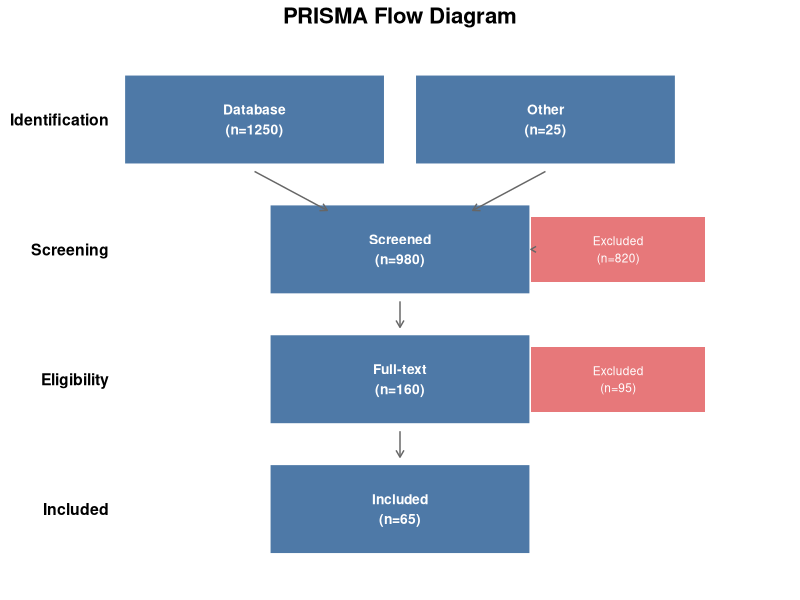
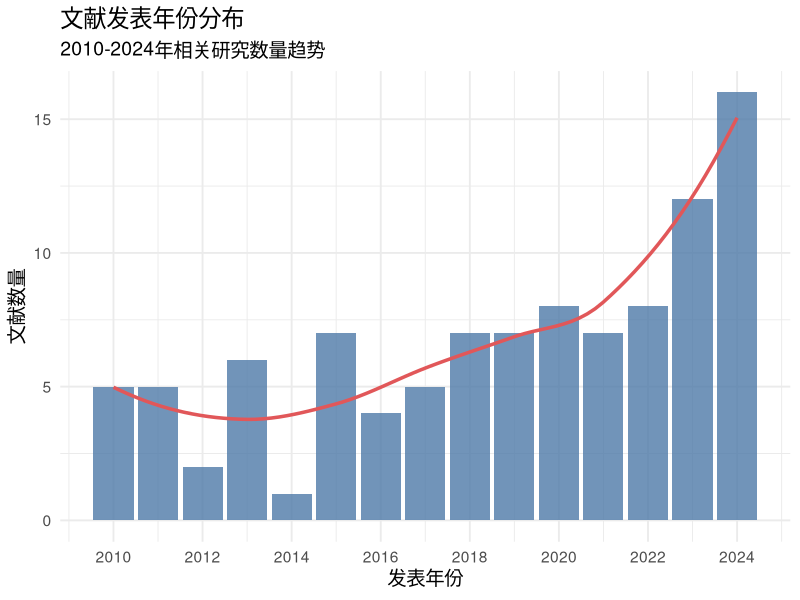
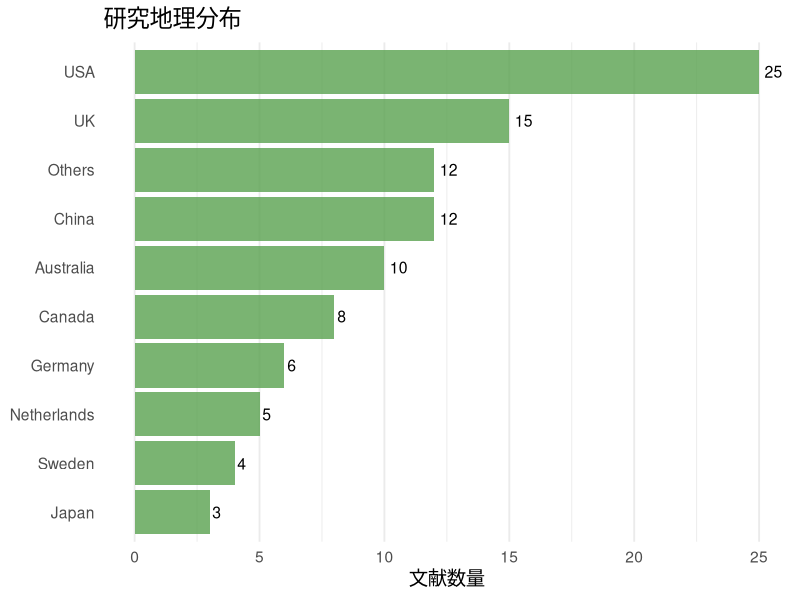
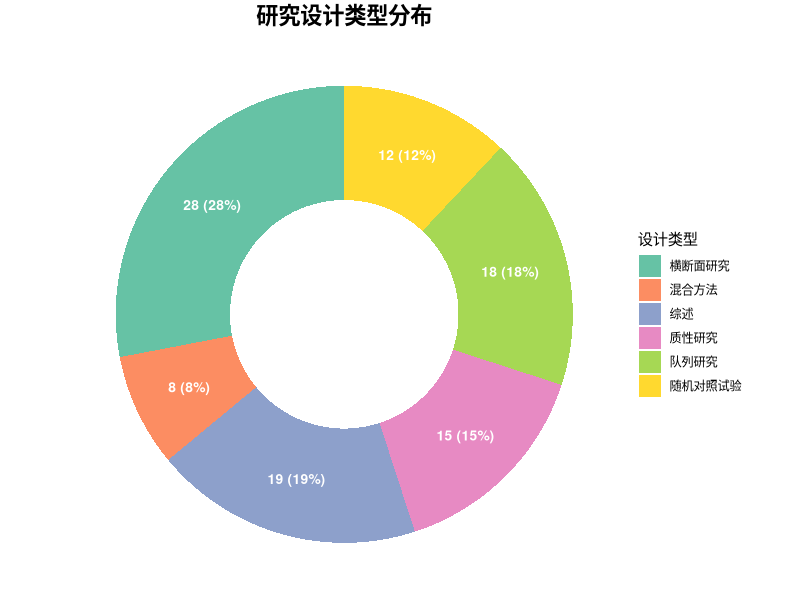
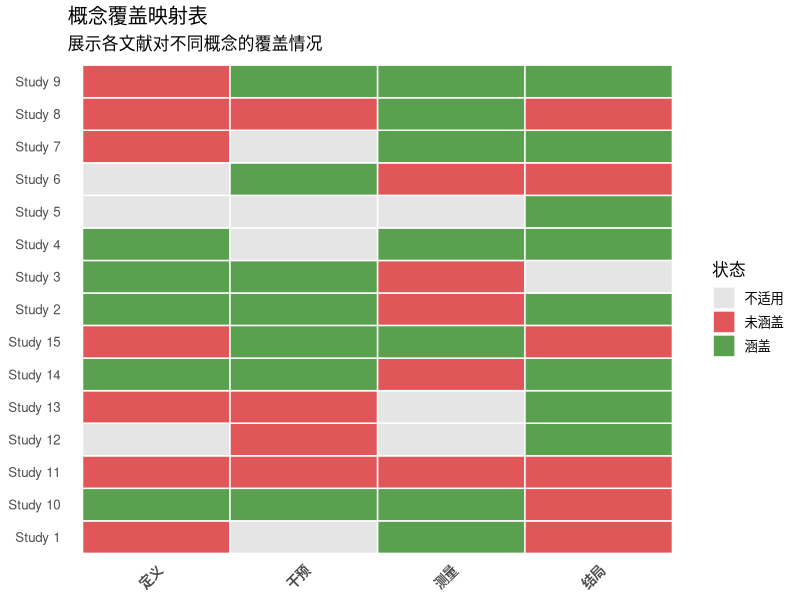

Generate these figures, in order, with R:
## ---- chunk 1
knitr::opts_chunk$set(
    echo = TRUE,
    warning = FALSE,
    message = FALSE,
    fig.width = 10,
    fig.height = 8,
    dpi = 300
)
## ---- chunk 2
# PRISMA-ScR 检查清单关键条目
prisma_scr <- data.frame(
    条目 = c(
        "标题", "摘要", "引言", "方法-资格标准",
        "方法-信息来源", "方法-检索策略", "方法-证据筛选",
        "方法-数据制图", "结果-筛选流程", "结果-证据特征",
        "讨论-总结", "讨论-局限性"
    ),
    要求 = c(
        "标题中明确'Scoping Review'",
        "结构化摘要，说明比对目的",
        "说明为何选择范围综述",
        "纳入/排除标准（PCC格式）",
        "列出所有数据库和日期",
        "至少一个完整检索策略",
        "说明筛选流程和一致性",
        "数据提取表格/框架",
        "PRISMA流程图",
        "证据特征表格",
        "主要发现的总结",
        "方法学和证据局限性"
    )
)

knitr::kable(prisma_scr, caption = "PRISMA-ScR 核心报告条目")
## ---- chunk 3
library(ggplot2)

# PRISMA 流程数据
prisma_data <- data.frame(
    stage = c("Identification", "Identification", "Screening", "Eligibility", "Included"),
    step = c(
        "Database\n(n=1250)", "Other\n(n=25)",
        "Screened\n(n=980)", "Full-text\n(n=160)",
        "Included\n(n=65)"
    ),
    x = c(1, 3, 2, 2, 2),
    y = c(5, 5, 4, 3, 2)
)

# 绑制流程图
ggplot() +
    # 主要节点
    geom_tile(
        data = prisma_data, aes(x = x, y = y),
        width = 1.8, height = 0.7, fill = "#4e79a7", color = "white", linewidth = 1
    ) +
    geom_text(
        data = prisma_data, aes(x = x, y = y, label = step),
        color = "white", size = 3.5, fontface = "bold"
    ) +

    # 箭头连接
    geom_segment(aes(x = 1, y = 4.6, xend = 1.5, yend = 4.3),
        arrow = arrow(length = unit(0.2, "cm")), color = "gray40"
    ) +
    geom_segment(aes(x = 3, y = 4.6, xend = 2.5, yend = 4.3),
        arrow = arrow(length = unit(0.2, "cm")), color = "gray40"
    ) +
    geom_segment(aes(x = 2, y = 3.6, xend = 2, yend = 3.4),
        arrow = arrow(length = unit(0.2, "cm")), color = "gray40"
    ) +
    geom_segment(aes(x = 2, y = 2.6, xend = 2, yend = 2.4),
        arrow = arrow(length = unit(0.2, "cm")), color = "gray40"
    ) +

    # 排除节点
    geom_tile(aes(x = 3.5, y = 4),
        width = 1.2, height = 0.5,
        fill = "#e15759", alpha = 0.8
    ) +
    geom_text(aes(x = 3.5, y = 4, label = "Excluded\n(n=820)"),
        color = "white", size = 3
    ) +
    geom_segment(aes(x = 2.9, y = 4, xend = 2.9, yend = 4),
        arrow = arrow(length = unit(0.15, "cm")), color = "gray40"
    ) +
    geom_tile(aes(x = 3.5, y = 3),
        width = 1.2, height = 0.5,
        fill = "#e15759", alpha = 0.8
    ) +
    geom_text(aes(x = 3.5, y = 3, label = "Excluded\n(n=95)"),
        color = "white", size = 3
    ) +

    # Stage labels
    annotate("text", x = 0, y = 5, label = "Identification", fontface = "bold", hjust = 1, size = 4) +
    annotate("text", x = 0, y = 4, label = "Screening", fontface = "bold", hjust = 1, size = 4) +
    annotate("text", x = 0, y = 3, label = "Eligibility", fontface = "bold", hjust = 1, size = 4) +
    annotate("text", x = 0, y = 2, label = "Included", fontface = "bold", hjust = 1, size = 4) +
    labs(title = "PRISMA Flow Diagram") +
    theme_void() +
    theme(plot.title = element_text(hjust = 0.5, size = 16, face = "bold")) +
    coord_cartesian(xlim = c(-0.5, 4.5), ylim = c(1.5, 5.5))
## ---- chunk 4
# 创建数据提取表格
extraction_form <- data.frame(
    字段 = c(
        "作者", "年份", "国家", "研究设计", "样本量",
        "人群特征", "核心概念", "主要发现", "备注"
    ),
    说明 = c(
        "第一作者姓氏", "发表年份", "研究开展国家",
        "横断面/队列/RCT等", "参与者数量",
        "年龄/性别/疾病等", "研究的核心变量",
        "与研究问题相关的关键结果", "其他重要信息"
    )
)

knitr::kable(extraction_form, caption = "数据提取表模板")
## ---- chunk 5
library(ggplot2)
library(dplyr)

# 模拟文献发表年份数据
set.seed(42)
publication_data <- data.frame(
    year = sample(2010:2024, 100,
        replace = TRUE,
        prob = c(rep(0.03, 5), rep(0.05, 5), rep(0.08, 3), 0.12, 0.15)
    )
) %>%
    count(year)

ggplot(publication_data, aes(x = year, y = n)) +
    geom_col(fill = "#4e79a7", alpha = 0.8) +
    geom_smooth(method = "loess", se = FALSE, color = "#e15759", linewidth = 1.2) +
    labs(
        title = "文献发表年份分布",
        subtitle = "2010-2024年相关研究数量趋势",
        x = "发表年份",
        y = "文献数量"
    ) +
    scale_x_continuous(breaks = seq(2010, 2024, 2)) +
    theme_minimal(base_size = 14)
## ---- chunk 6
# 模拟国家分布数据
country_data <- data.frame(
    country = c(
        "USA", "UK", "China", "Australia", "Canada",
        "Germany", "Netherlands", "Sweden", "Japan", "Others"
    ),
    count = c(25, 15, 12, 10, 8, 6, 5, 4, 3, 12)
)

ggplot(country_data, aes(x = reorder(country, count), y = count)) +
    geom_col(fill = "#59a14f", alpha = 0.8) +
    geom_text(aes(label = count), hjust = -0.3, size = 4) +
    coord_flip() +
    labs(
        title = "研究地理分布",
        x = NULL,
        y = "文献数量"
    ) +
    theme_minimal(base_size = 14) +
    theme(panel.grid.major.y = element_blank())
## ---- chunk 7
library(tidyr)

# 研究设计分类
design_data <- data.frame(
    设计类型 = c(
        "横断面研究", "队列研究", "随机对照试验",
        "质性研究", "混合方法", "综述"
    ),
    数量 = c(28, 18, 12, 15, 8, 19)
)

# 计算百分比
design_data <- design_data %>%
    mutate(
        百分比 = 数量 / sum(数量) * 100,
        标签 = paste0(数量, " (", round(百分比, 1), "%)")
    )

# 环形图
ggplot(design_data, aes(x = 2, y = 数量, fill = 设计类型)) +
    geom_bar(stat = "identity", width = 1) +
    coord_polar(theta = "y") +
    xlim(0.5, 2.5) +
    geom_text(aes(label = 标签),
        position = position_stack(vjust = 0.5),
        color = "white", fontface = "bold", size = 3.5
    ) +
    scale_fill_brewer(palette = "Set2") +
    labs(
        title = "研究设计类型分布",
        fill = "设计类型"
    ) +
    theme_void() +
    theme(
        plot.title = element_text(hjust = 0.5, size = 16, face = "bold"),
        legend.position = "right"
    )
## ---- chunk 8
# 创建概念-主题矩阵
concept_matrix <- data.frame(
    文献ID = paste0("Study ", 1:15),
    概念1_定义 = sample(c(1, 0, NA), 15, replace = TRUE, prob = c(0.5, 0.3, 0.2)),
    概念2_测量 = sample(c(1, 0, NA), 15, replace = TRUE, prob = c(0.4, 0.4, 0.2)),
    概念3_干预 = sample(c(1, 0, NA), 15, replace = TRUE, prob = c(0.3, 0.5, 0.2)),
    概念4_结局 = sample(c(1, 0, NA), 15, replace = TRUE, prob = c(0.6, 0.3, 0.1))
)

# 转换为长格式
concept_long <- concept_matrix %>%
    pivot_longer(-文献ID, names_to = "概念", values_to = "覆盖") %>%
    mutate(
        概念 = gsub("概念\\d_", "", 概念),
        状态 = case_when(
            覆盖 == 1 ~ "涵盖",
            覆盖 == 0 ~ "未涵盖",
            TRUE ~ "不适用"
        )
    )

# 绘制概念映射热图
ggplot(concept_long, aes(x = 概念, y = 文献ID, fill = 状态)) +
    geom_tile(color = "white", linewidth = 0.5) +
    scale_fill_manual(
        values = c("涵盖" = "#59a14f", "未涵盖" = "#e15759", "不适用" = "gray90"),
        na.value = "gray90"
    ) +
    labs(
        title = "概念覆盖映射表",
        subtitle = "展示各文献对不同概念的覆盖情况",
        x = NULL,
        y = NULL
    ) +
    theme_minimal(base_size = 12) +
    theme(
        axis.text.x = element_text(angle = 45, hjust = 1, face = "bold"),
        panel.grid = element_blank()
    )
## ---- chunk 9
# 使用表格展示主题分析结果
themes <- data.frame(
    主题 = c(
        "主题1：定义分歧", "主题1：定义分歧",
        "主题2：测量工具", "主题2：测量工具",
        "主题3：实施障碍", "主题3：实施障碍"
    ),
    子主题 = c(
        "概念边界模糊", "术语使用不一",
        "量表开发", "效度验证",
        "资源限制", "文化因素"
    ),
    文献数 = c(12, 8, 15, 10, 18, 6),
    代表性引用 = c(
        "\"该概念的定义在不同研究中差异显著...\" (Author, 2020)",
        "\"术语A和术语B经常被互换使用...\" (Author, 2021)",
        "\"本研究开发了新的测量工具...\" (Author, 2019)",
        "\"量表的信效度在不同人群中...\" (Author, 2022)",
        "\"资源不足是主要障碍...\" (Author, 2020)",
        "\"文化差异影响了实施效果...\" (Author, 2023)"
    )
)

knitr::kable(themes, caption = "主题分析结果汇总")
## ---- chunk 10
# 示例检索策略（PubMed格式）
search_strategy <- '
((("aged"[MeSH Terms] OR "elderly"[tiab] OR "older adult*"[tiab])
AND
("telemedicine"[MeSH Terms] OR "mobile health"[tiab] OR
 "digital health"[tiab] OR "eHealth"[tiab] OR "mHealth"[tiab])
AND
("community"[tiab] OR "home-based"[tiab] OR "community-dwelling"[tiab]))
)
Filters: 2015-2024, English
'

cat(search_strategy)
